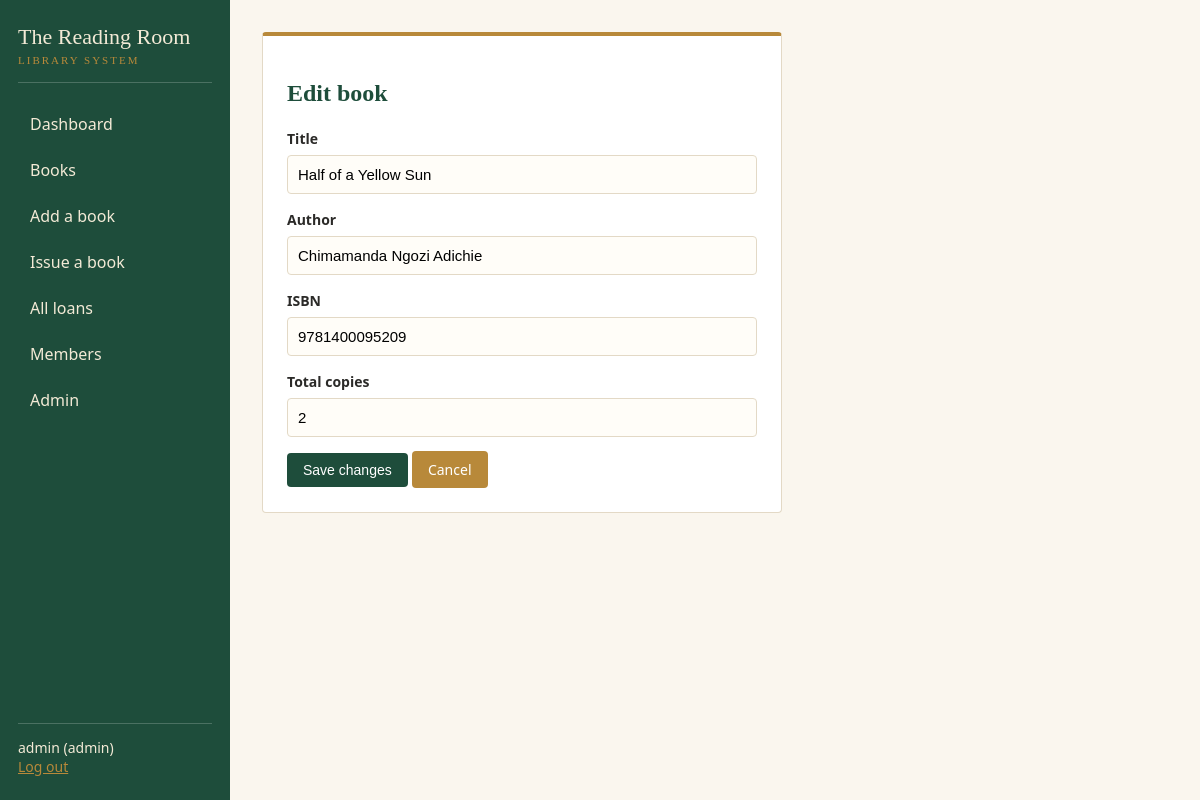
Page /books/2/edit (signed in) on the committed database.
### app.py (models this page shows)
class Book(db.Model):
    id = db.Column(db.Integer, primary_key=True)
    title = db.Column(db.String(200), nullable=False)
    author = db.Column(db.String(100), nullable=False)
    isbn = db.Column(db.String(20), unique=True, nullable=False)
    copies_total = db.Column(db.Integer, nullable=False, default=1)
    copies_available = db.Column(db.Integer, nullable=False, default=1)

### app.py (the view, shortened to what this page needs)
@app.route("/books/<int:book_id>/edit", methods=["GET", "POST"])
@login_required
@admin_required
def edit_book(book_id):
    book = db.get_or_404(Book, book_id)
    values = {"title": book.title, "author": book.author,
              "isbn": book.isbn, "copies": book.copies_total}
    return render_template("book_form.html", book=book, values=values)

### app.py (called while the page is built)
def login_required(view):
    @wraps(view)
    def wrapped(*args, **kwargs):
        if "user_id" not in session:
            flash("Please log in first.")
            return redirect(url_for("login"))
        return view(*args, **kwargs)
    return wrapped

def admin_required(view):
    @wraps(view)
    def wrapped(*args, **kwargs):
        if session.get("role") != "admin":
            flash("Admins only. You do not have access to that page.")
            return redirect(url_for("dashboard"))
        return view(*args, **kwargs)
    return wrapped

### templates/book_form.html (shortened to what this page needs)
{% extends "base.html" %}
{% block content %}
<div class="card" style="max-width: 520px;">
    <h2>{{ 'Edit book' if book else 'Add a book' }}</h2>
    <form method="POST">
        <label>Title</label>
        <input type="text" name="title" value="{{ values.get('title', '') }}" required>
        <label>Author</label>
        <input type="text" name="author" value="{{ values.get('author', '') }}" required>
        <label>ISBN</label>
        <input type="text" name="isbn" value="{{ values.get('isbn', '') }}" required>
        <label>Total copies</label>
        <input type="number" name="copies" min="1" value="{{ values.get('copies', 1) }}" required>
        <button type="submit">{{ 'Save changes' if book else 'Add book' }}</button>
        <a class="btn btn-gold" href="{{ url_for('books') }}">Cancel</a>
    </form>
</div>
{% endblock %}

### static/style.css (style rules this page uses)
:root { --paper: #faf6ee; --ink: #2b2a28; --green: #1e4d3b; --green-dark: #153829; --gold: #b8893a; --line: #e3d9c6; --red: #8c2f39; }
* { box-sizing: border-box; }
body { margin: 0; background: var(--paper); color: var(--ink); font-family: "Segoe UI", Arial, sans-serif; }
h1, h2, h3 { font-family: Georgia, "Times New Roman", serif; color: var(--green); }
.card { background: #fff; border: 1px solid var(--line); border-top: 4px solid var(--gold); border-radius: 4px; padding: 24px; margin-bottom: 20px; }
label { font-weight: 600; font-size: 14px; }
input { width: 100%; padding: 10px; margin: 6px 0 14px; border: 1px solid var(--line); border-radius: 4px; background: #fffdf8; font-size: 15px; }
.btn, button { background: var(--green); color: #fff; border: none; padding: 9px 16px; border-radius: 4px; cursor: pointer; text-decoration: none; font-size: 14px; display: inline-block; }
.btn-gold { background: var(--gold); }

### rows in the picture
Book: title "Half of a Yellow Sun", author "Chimamanda Ngozi Adichie", isbn "9781400095209"

### other values in the picture
{{ session.username }} "admin"
{{ session.role }} "admin"
{{ 'Edit book' if book else 'Add a book' }} "Edit book"
{{ 'Save changes' if book else 'Add book' }} "Save changes"
